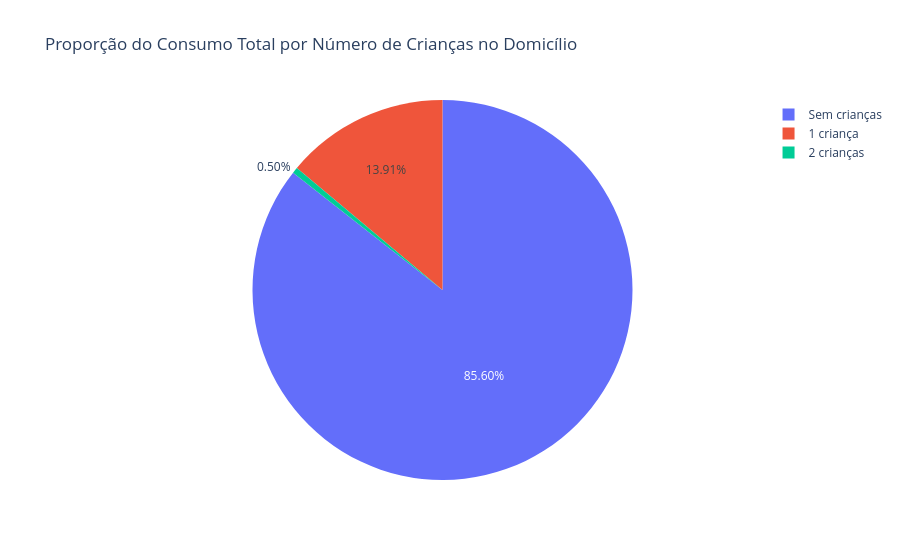

Notebook code for this chart:
### Code cell
# GRÁFICO 02: PROPORÇÃO DO CONSUMO TOTAL POR NÚMERO DE CRIANÇAS NO DOMICÍLIO

df_kids_consume = df[['KIDHOME', 'MNTTOTAL']]

df_kids_consume['KIDHOME_LABEL'] = df_kids_consume['KIDHOME'].map({
    0: 'Sem crianças',
    1: '1 criança',
    2: '2 crianças'
})

df_kids_consume = df_kids_consume.rename(columns={
    'KIDHOME_LABEL': 'Criança por domicílio',
    'MNTTOTAL': 'Valor total de compras'
})


fig = px.pie(
    df_kids_consume,
    values='Valor total de compras',
    names='Criança por domicílio',
    title='Proporção do Consumo Total por Número de Crianças no Domicílio'
)

fig.update_traces(
    texttemplate='%{percent:.2%}'
)
fig.show()

### Figure 1 — Plotly figure (JSON) as saved in the notebook; plotly's stock layout.template omitted (floating-point values rounded to 4 significant figures; data arrays with more than 128 entries replaced by an {"elided": "..."} marker saying what was removed)
{"data": [{"domain": {"x": [0, 1], "y": [0, 1]}, "hovertemplate": "Criança por domicílio=%{label}<br>Valor total de compras=%{value}<extra></extra>", "labels": {"elided": "2149 str values"}, "legendgroup": "", "name": "", "showlegend": true, "texttemplate": "%{percent:.2%}", "type": "pie", "values": {"elided": "2149 int values"}}], "layout": {"legend": {"tracegroupgap": 0}, "title": {"text": "Proporção do Consumo Total por Número de Crianças no Domicílio"}}}
